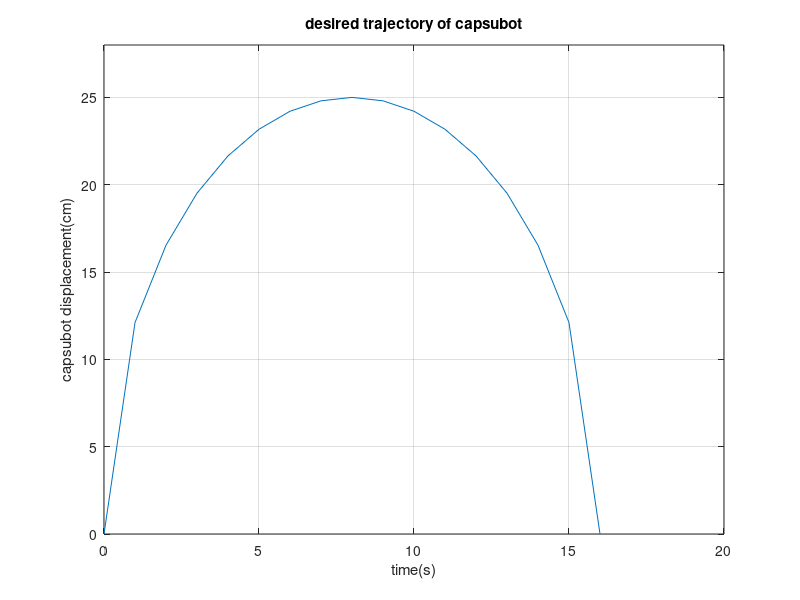

Write MATLAB code to recreate this figure. (Note: this script raises an error after producing the figure.)

clc;
clear all;

a=8;
b=25;
x =-a:1:a ;
y=sqrt((1-x.^2/a.^2)*b.^2);
figure(10),plot(x+8,y), grid on, title('desired trajectory of capsubot'),xlabel('time(s)'),ylabel('capsubot displacement(cm)')
ylim([0 28])
j=30


for l=2:(2*a+1)
   
d_desired(l-1) = y(l)-y(l-1);

end

%%%%%%%%%%%%%%%%%%%%%%%%%%%%%%%%
%%%%%%%%%%%Abas optimisation%%%%%%%%%%%%%%%%%
% 
% %%%%%%%utorque plofile scenario 1%%%%%%%
% y11 = [7.5 7.5 2 2 0.5 0.5 8 8];
% x = [0 3 3 5 5 6.5 6.5 9.5];
% figure(1),plot(x,y11, 'LineWidth', 2, 'MarkerSize', 20);
% ylim([0,8.5]);
% xlim([0,10]);
% ylabel('accelaration'),title('utorque plofile scenario 1');
% xlabel('time');
% grid on;
% yticks([0]);
% xticks([0]);
% % %%%%%%%utorque plofile scenario 2 %%%%%%%
% y12 = [0.5 0.5 6 6 8 8 0.2 0.2];
% x = [0 3 3 5 5 6.5 6.5 9];
% figure(2),plot(x,y12,'LineWidth', 2, 'MarkerSize', 20);
% ylim([0,8.5]);
% xlim([0,9.5]);
% ylabel('accelaration'),title('utorque plofile scenario 2');
% xlabel('time');
% grid on;
% yticks([0]);
% xticks([0]);
% % 
% % %%%%%%%contrarium plofile scenario 1 %%%%%%%
% y2=[0.2 0.2 4 4 ];
% x2=[0 2 2 6];
% figure(3),plot(x2,y2,'LineWidth', 2, 'MarkerSize', 20),title('contrarium plofile scenario 1');
% ylim([0,4.5]);
% xlim([0,7]);
% ylabel('accelaration');
% xlabel('time');
% grid on;
% yticks([0]);
% xticks([0]);
% % 
% % %%%%%%%contrarium plofile scenario 2 %%%%%%%
% y22=[4 4 0.2 0.2 ];
% x22=[0 2 2 6];
% figure(4),plot(x22,y22,'LineWidth', 2, 'MarkerSize', 20),title('contrarium plofile scenario 2');
% ylim([0,4.5]);
% xlim([0,7]);
% ylabel('accelaration');
% xlabel('time');
% grid on;
% yticks([0]);
% xticks([0]);
% %%%%%%%%%%%%%%%%%%%%%%%%%%%%%%%% 0
% %%%%%%%%%%% Desired capsubot position %%%%%%%%%%%%%%%%%
% %%%%IM accelaration utorque profile %%%%%%
% yIM=[6 6  0.2 0.2 6 6 6];
% xIM=[0 3 3 5 5 8 9];
% figure(5),plot(xIM,yIM,'LineWidth', 2, 'MarkerSize', 20');
% ylim([0,7])
% xlim([0,9.5])
% ylabel('accelaration');
% xlabel('time')
% yticks([0]);
% xticks([0]);
% grid on;
% hold on;
% % %%%% capsubot accelaration utorque profile %%%%%%
% ycapsubot=[5 5 6.5 6.5 4 4 5 5 5];
% xcapsubot=[0 3 3 5 5 7 7 8 9 ];
% plot(xcapsubot,ycapsubot,'LineWidth', 2, 'MarkerSize', 20'),title('IM and capsubot accelaration for utorque profile');
% legend({'IM accelaration','capsubot accelaration ,'},'Location','southeast');
% yticks([0])
% xticks([0])
% grid off 
% 
%%%IM Velocity optimisation utorque profile %%%%%%
% yIMve=[0 1 -1 0];
% xIMve=[0 4 8 16];
% figure(6),plot(xIMve,yIMve,'LineWidth', 2, 'MarkerSize', 20');
% yticks([0]);
% xticks([0]);
% xlim([0 13])
% ylim([-1.2 1.2])
% hold on
% %%%%acpsubot Velocity optimisation utorque profile %%%%%%
% ycabuve=[0 0 0.5 0 0];
% xcabuve=[0 4 8 14 16];
% plot(xcabuve,ycabuve,'LineWidth', 2, 'MarkerSize', 20');
% yticks([0]);
% xticks([0]);
% xlim([0 17])
% ylim([-1.2 1.2])
% legend({'IM velocity','Capsubot velocity ,'},'Location','northeast');
% title('IM and Caspsubot Velocity for Utorque profile')
% ylabel('Velocity'),xlabel('time')
% hold off

%%IM position optimisation contrarium profile %%%%%%
% yIMa=[2 2 0 0 0.8 0.8];
% xIMa=[0 2 2 6 6 14];
% figure(6),plot(xIMa,yIMa,'LineWidth', 2, 'MarkerSize', 20');
% yticks([0]);
% xticks([0]);
% hold on
% %%%%acpsubot accelaration optimisation contrarium profile %%%%%%
% ycapa=[-2 -2 1.8 1.8];
% xcapa=[0 2 2 14];
% figure(6),plot(xcapa,ycapa,'LineWidth', 2, 'MarkerSize', 20');
% yticks([0]);
% xticks([0]);
% xlim([0 14.2])
% ylim([-2.2 2.2])
% legend({'IM accelaration','Capsubot accelaration ,'},'Location','southeast');
% title('IM and Caspsubot accelaration for contrarium profile')
% ylabel('accelaration'),xlabel('time')
% hold off

%%%IM velocity optimisation contrarium profile %%%%%%
% yIMvc=[0 1 0 0 0];
% xIMvc=[0 3 7 12 20];
% figure(6),plot(xIMvc,yIMvc,'LineWidth', 2, 'MarkerSize', 20');
% yticks([0]);
% xticks([0]);
% xlim([0 20.5])
% ylim([-1.7 1.2])
% hold on
% %%%%acpsubot velocity optimisation contrarium profile %%%%%%
% ycapvc=[0 -1.5 0 ];
% xcapvc=[0 3 20];
% plot(xcapvc,ycapvc,'LineWidth', 2, 'MarkerSize', 20');
% yticks([0]);
% xticks([0]);
% legend({'Capsubot Velocity','IM Velocity ,'},'Location','northeast');
% title('IM and Caspsubot Velocity for contrarium profile')
% ylabel('Velocity'),xlabel('time')
% hold off


%%%%%%%%%%%%%%%%%%%%%%%%%%%%%%%%
%%%%%%%%%%%Abas%%%%%%%%%%%%%%%%%
constrains_data= [.396 0.05 .1 0.2 .009 0.5 0.001 0.3 0.1 1 0.3];

a_last=-30;
a_first=-8;
a_min=5;

data=constrains_data;

%%%%%%%%%%%%%Abas%%%%%%%%%%%%%%%%
%%%%%%%%%%%%%%%%%%%%%%%%%%%%%%%%%%


M=data(1);             %Mass of the capsubot in Kg
m=data(2);             % Mass of the Inner Mass in Kg
m1=data(2);            % Mass of the Inner Mass in Kg
mu=data(3);            %friction coefficient of capsule
mu_1=data(4);          %friction coefficient of IM
mu_m=data(4);          %friction coefficient of IM
a_stoke=data(5);
x_6=data(6);
z_cap=data(7);
sig_IM0=data(8);
sig_IM1=data(9);
sig_IM2=data(9)*2;
sig_cap0=data(8);
sig_cap1=data(11);
f_sm=data(8);
fv_IM=data(9);
f_sM=0.49;
fv_Cap=data(9);
z_IM=data(9);



k=a_stoke;
close all;
a1=-a_stoke; % Integrator in the First Subsystem (Signal Generator)


g=9.8;         % Acceleration due to Gravity = 9.8 m/sec^2
k1=300;        %aero controller coefficient1   
k2=100;        %aero controller coefficient1


n=(abs(a_last)- abs(a_first))/.5 + 1;       %% n=45
a_all1=a_first:-.5:a_last;                  %%create a vector from -8:0.5:-30 
a_all2=a_min*ones(1,n);                     %% create column of 5 at n=45                         
a_c_desired=[a_all1' a_all2'];              %% desired accelaration 
a_c_desired_forward=[a_all1' a_all2'];      %%desired forward accelaration
a_c_desired_backward=[-a_all1' -a_all2'];   %%desired backward accelaration 

a_u_desired=[a_all2' a_all1' a_all1' a_all2'];
a_u_desired_forward=[a_all2' a_all1' a_all1' a_all2'];
a_u_desired_backward=[-a_all2' -a_all1' -a_all1' -a_all2'];


%%%%%%%%%%%%%%%%%%%%%%%%%%%%%%%%%%%%%%%%%%%%%
%%%%%%%%% Contrarium Cycle %%%%%%%%%%%%%%%%%%


tc = zeros(n,2);
d_c=zeros(n,1);
for i=1:n
        a_c = a_c_desired_forward(i,:);  
         
        a_c1= a_c(1);
        a_c2= a_c(2);


       aMc1=(-m*a_c1-mu*M*g)/M;                          %%equation 3.15 for i1
       aMc2=(-m*a_c2-mu*M*g)/M;                          %%equation 3.15 for i2
 

        Vmc=-sqrt((-4*k*(a_c1)^2*a_c2*aMc2)/(a_c1*aMc2*(a_c2-a_c1)- aMc1*a_c2*(aMc2- aMc1)));  %%equation 3.14

        tc1=Vmc/a_c1;                                    %%equation 3.11 for tc1                                    
        tc2=tc1-Vmc/a_c2;                                %%equation 3.11 for tc2

         
       VMc=Vmc* aMc1/a_c1;                               %%equation 3.13                                                   
        d_c(i)= VMc^2/(2* aMc1)- VMc^2/(2*aMc2);
     
        tc(i,:)=[tc1 tc2];
      
        
end




%%%%%%%%% Contrarium Cycle %%%%%%%%%%%%%%%%%%
%%%%%%%%%%%%%%%%%%%%%%%%%%%%%%%%%%%%%%%%%%%%%




% %%%%%%%%%%%%%%%%%%%%%%%%%%%%%%%%%%%%%%%%%%%%%
% %%%%%%%%% Utroque Cycle %%%%%%%%%%%%%%%%%%
% 
tu =zeros(n,4);                         %%utorque time
d_u=zeros(n,1);
d_u_individual=zeros(n,3);
for i=1:n
        a_u = a_u_desired_forward(i,:);  
         
        a_u1= a_u(1);
        a_u2= a_u(2);

        a_u3= a_u(3);
        a_u4= a_u(4);

        a_u2p=(-m*a_u2-mu*M*g)/M;
        
 a_u3p=(-m*a_u3-mu*M*g)/M;
 a_u4p=(-m*a_u4-mu*M*g)/M;
 
 
 v_u12=sqrt(4*k*a_u1*a_u2^2/(a_u2^2-a_u1*a_u2-a_u1*a_u2p));

 vp_u12=- v_u12*a_u2p/a_u2;
 
 

A=1/a_u3 - 1/a_u4 + (1/a_u4p-1/a_u3p)*a_u3p^2/a_u3^2;
B=2*vp_u12*(a_u3p/a_u3)*(1/a_u4p-1/a_u3p);
C=4*k+vp_u12^2/a_u4p;

 
 v_u34_approx1=(-B+sqrt(B^2-4*A*C))/(2*A) ;

 v_u34_approx2=(-B-sqrt(B^2-4*A*C))/(2*A) ;
 
 v_u34=v_u34_approx1;


tu1=v_u12/a_u1;
tu2=tu1-v_u12/a_u2;

tu3=tu2+v_u34/a_u3;
tu4=tu3-v_u34/a_u4;


v_u12p=-v_u12*a_u2p/a_u2;
v_u34p=v_u34*a_u3p/a_u3 + v_u12p;

d_u(i)=0 + v_u12p^2/(2*a_u2p) + (v_u34p^2 - v_u12p^2)/(2*a_u3p) - (v_u34p^2)/(2*a_u4p);
d_u_individual(i,:)=  [v_u12p^2/(2*a_u2p),  (v_u34p^2 - v_u12p^2)/(2*a_u3p),  - (v_u34p^2)/(2*a_u4p)];

tu(i,:)=[tu1 tu2 tu3 tu4];

end

d_u_b=-d_u;


%%%%%%%%% Utroque Cycle %%%%%%%%%%%%%%%%%% 
%%%%%%%%%%%%%%%%%%%%%%%%%%%%%%%%%%%%%%%%%%%%%

v_c_average=d_c./tc(:,2) *1000;
v_u_average =d_u./tu(:,4)*1000;


v_c_average_forward = v_c_average ;
v_c_average_backward = - v_c_average ;

v_u_average_forward = v_u_average ;
v_u_average_backward = - v_u_average ;

d_desired ;

d_desired_new (1) = d_desired(1);
t_plus (1) = 0;
t_plus_t = 0;
y_minus (1) = 0; 
y_minus_t = 0; 

for i=1:8
   
            [Y , I]=min(abs(d_desired_new(i)/(1 + t_plus_t) - v_u_average_forward));
            v_u_average_forward(I);
            tu(I,4);
            floor((1 + t_plus (i))/tu(I,4)); %%
            profile(i) = I;
            % cycle(i)= floor(1 /tu(I,4)); %% Calculation of number of cycles
            cycle(i)= floor((1 + t_plus_t)/tu(I,4)); %% Calculation of number of cycles

            d_desired_new(i+1)= y(i+2) - d_u(I)*1000 * floor((1 + t_plus_t)/tu(I,4))- y_minus_t;
            % t_plus_correct (i)= ;

            y_minus (i+1) = d_u(I)*1000 * floor((1 + t_plus_t)/tu(I,4));
            y_minus_t = y_minus_t + y_minus (i+1);

            t_plus (i+1) = 1 - tu(I,4) * floor((1 + t_plus_t)/tu(I,4));
            t_plus_t = t_plus_t + t_plus (i+1);
            t_plus_t_view(i)=t_plus_t;


end

% find ()                  
time_sim_individual_cum_store = 0; 
%for p=1:(a-1)
for p=1:a
time_sim_individual(p)= tu(profile(p),4)*cycle(p);
time_sim_individual_cum (p) = time_sim_individual_cum_store + time_sim_individual(p);
time_sim_individual_cum_store = time_sim_individual_cum (p);
end



for i=9
     
            [Y , I] = min(abs(d_desired_new(i)/(1 + t_plus_t) - v_c_average_forward));
           
            tc(I,2);
            floor((1 + t_plus (i))/tu(I,4)); %%
            profile(i) = I;
            
            %cycle_c(i)= floor((1 + t_plus_t)/tu(I,4)); %% Calculation of number of cycles

            d_desired_new(i+1)= y(i+2) - d_c(I)*1000 - y_minus_t;
           

            y_minus (i+1) = d_c(I)*1000 ;
            y_minus_t = y_minus_t + y_minus (i+1);

            t_plus (i+1) = 1  - tc(I,2) ;
            t_plus_t = t_plus_t + t_plus (i+1);
            t_plus_t_view(i)=t_plus_t;

end

% find ()                  
%for p=1:(a-1)
for p=9
% cycle(p);
time_sim_individual(p)= tc(profile(p),2);
time_sim_individual_cum (p) = time_sim_individual_cum_store + time_sim_individual(p);
time_sim_individual_cum_store = time_sim_individual_cum (p);
end

y(18)=0;
for i=10:16
      %if d_desired_new(i)> 0
            [Y , I]=min(abs(d_desired_new(i)/(1 + t_plus_t) - v_u_average_backward));
            v_u_average_forward(I);
            tu(I,4);
            floor((1 + t_plus (i))/tu(I,4)); %%
            profile(i) = I;
            % cycle(i)= floor(1 /tu(I,4)); %% Calculation of number of cycles
            cycle(i)= floor((1 + t_plus_t)/tu(I,4)); %% Calculation of number of cycles

            d_desired_new(i+1)= y(i+2) - d_u_b(I)*1000 * floor((1 + t_plus_t)/tu(I,4)) -  y_minus_t ;
            % t_plus_correct (i)= ;

            y_minus (i+1) = d_u_b(I)*1000 * floor((1 + t_plus_t)/tu(I,4));
            y_minus_t = y_minus_t + y_minus (i+1);

            t_plus (i+1) = 1  - tu(I,4) * floor((1 + t_plus_t)/tu(I,4));
            t_plus_t = t_plus_t + t_plus (i+1);
            t_plus_t_view(i)=t_plus_t;

     % elseif d_desired_new(i)<0
          
      %end 


%t_min (i+1)
% t_plus_correct (i)=1  - floor((1 + t_plus)/tu(I,4));
end

% find ()                  

%for p=1:(a-1)
for p=10:16
% cycle(p);
time_sim_individual(p)= tu(profile(p),4)*cycle(p);
time_sim_individual_cum (p) = time_sim_individual_cum_store + time_sim_individual(p);
time_sim_individual_cum_store = time_sim_individual_cum (p);
end


% 
% 
time=28;
if time<= time_sim_individual_cum (1)
    t_add1=0;
for p=1:cycle(1)
   for q=0:001:49
            if q<=(t_add1 + tu(profile(1),1))
                    a_s =a_u_desired(profile(1),1) ;
            elseif (q>(t_add1 + tu(profile(1),1))) && (q<=(t_add1 + tu(profile(1),2))) 
                    a_s =a_u_desired(profile(1),2) ;
            elseif (q>(t_add1 + tu(profile(1),2))) && (q<=(t_add1 + tu(profile(1),3))) 
                    a_s =a_u_desired(profile(1),3) ;
            elseif (q>(t_add1 + tu(profile(1),3))) && (q<=(t_add1 + tu(profile(1),4)))
                    a_s = a_u_desired(profile(1),4) ;
%             else
%                     a_s = a_u_desired(profile(1),4) ;
            end
            
           t_add1 =tu(profile(1),4) ; 
    end
end 

end
%%%%%
plot(simoutLuGreeaM,'b')
hold on 
plot(simoutcoulombsa,'r')
ad = accelarationerror(:,1)+3
title('Capsubot accelearation with LuGree and Coulombs friction model')
xlabel('time'),ylabel('accelaration')
legend({'Capsubot accelaration with LuGree friction','Capsubot accelaration with Coulombs friction ,'},'Location','northeast')
plot(ad,'black')
hold off

%%%

plot(simoutLuGreeVc,'b')
hold on 
plot(simoutcoulombsVc,'r')
aa = velocityerror(:,1)+0.04
plot(aa,'black')
legend({'Capsubot Velocity with LuGree friction','Capsubot Velocity with Coulombs friction ','error'},'Location','northeast')
xlabel('time'),ylabel('Velocity')
title('Capsubot Velocity with LuGree and Coulombs friction model')
hold off

%%%

plot(simoutLuGreeD,'b')
hold on 
plot(simoutcoulombsD,'r')
title('Capsubot displacement with LuGree and Coulombs friction model')
xlabel('time'),ylabel('displacement')
legend({'Capsubot displacement with LuGree friction','Capsubot displacemment with Coulombs friction ,'},'Location','northeast')
hold off
